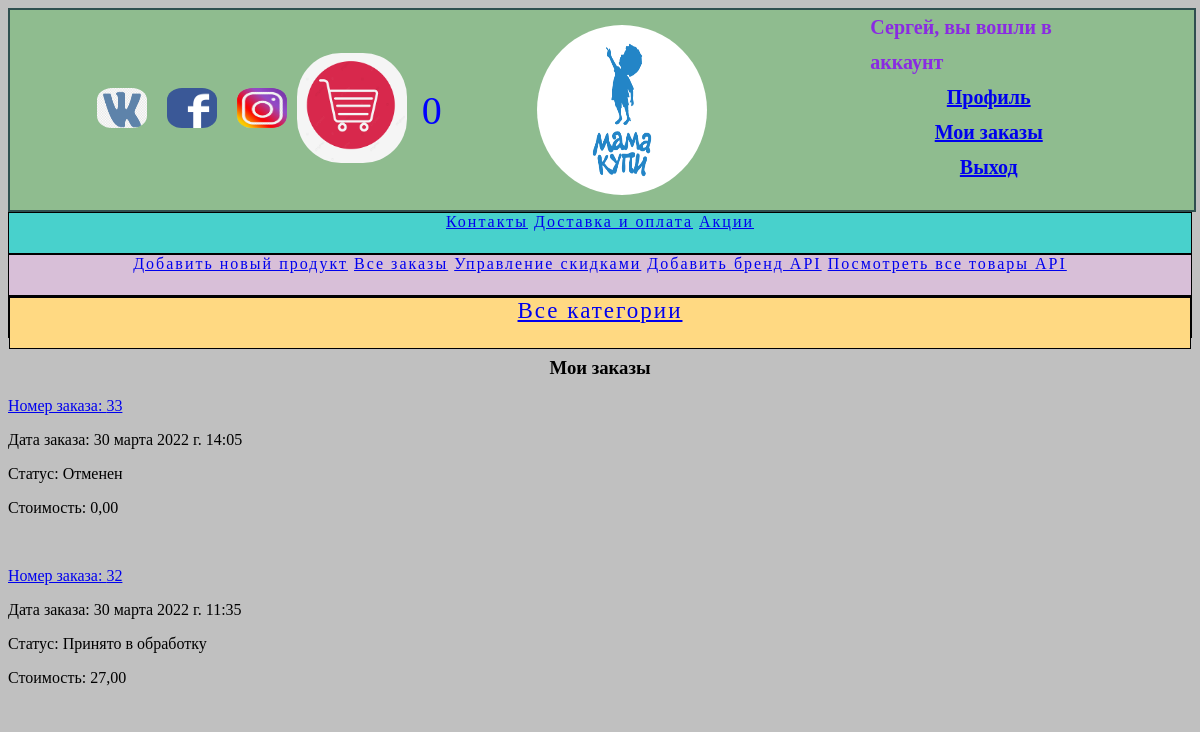
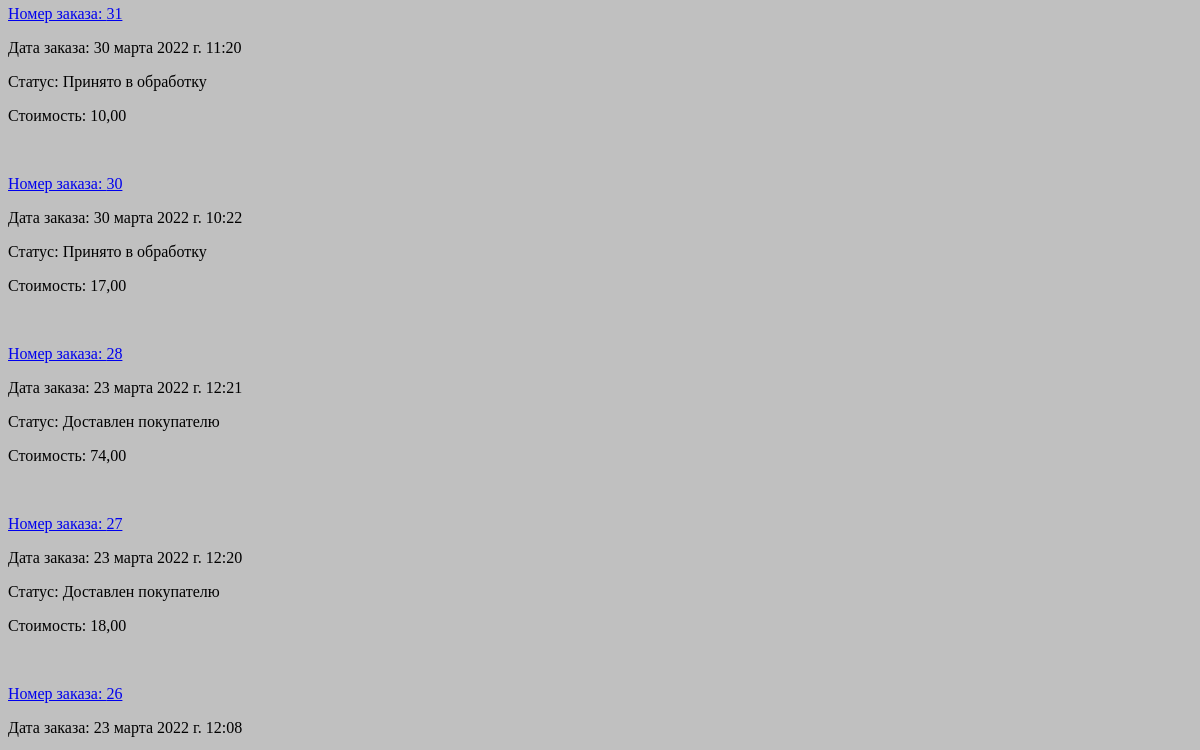
Page /my_orders/ (signed in, upper part) on the earlier database version (2 pictures, top to bottom).
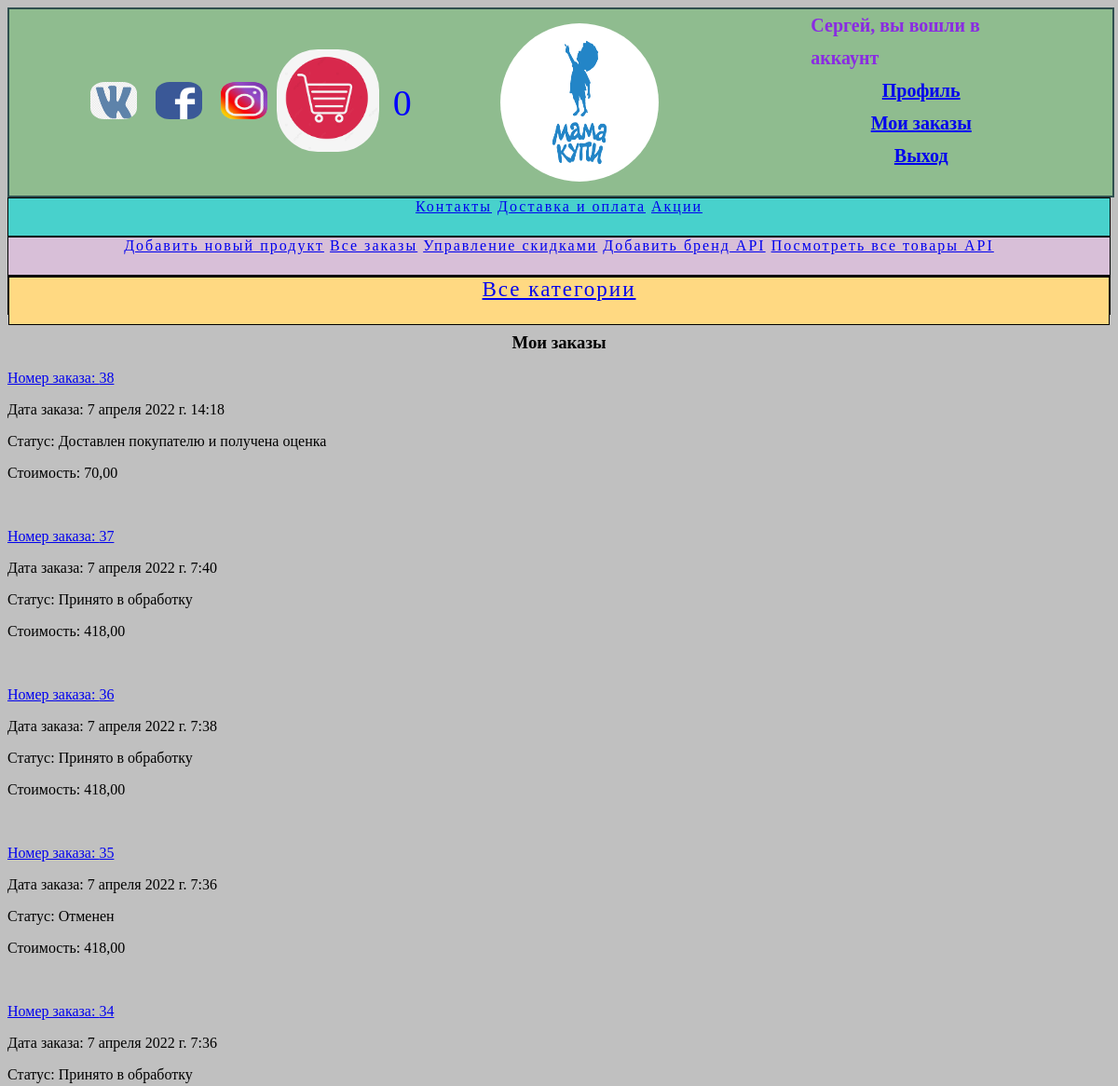
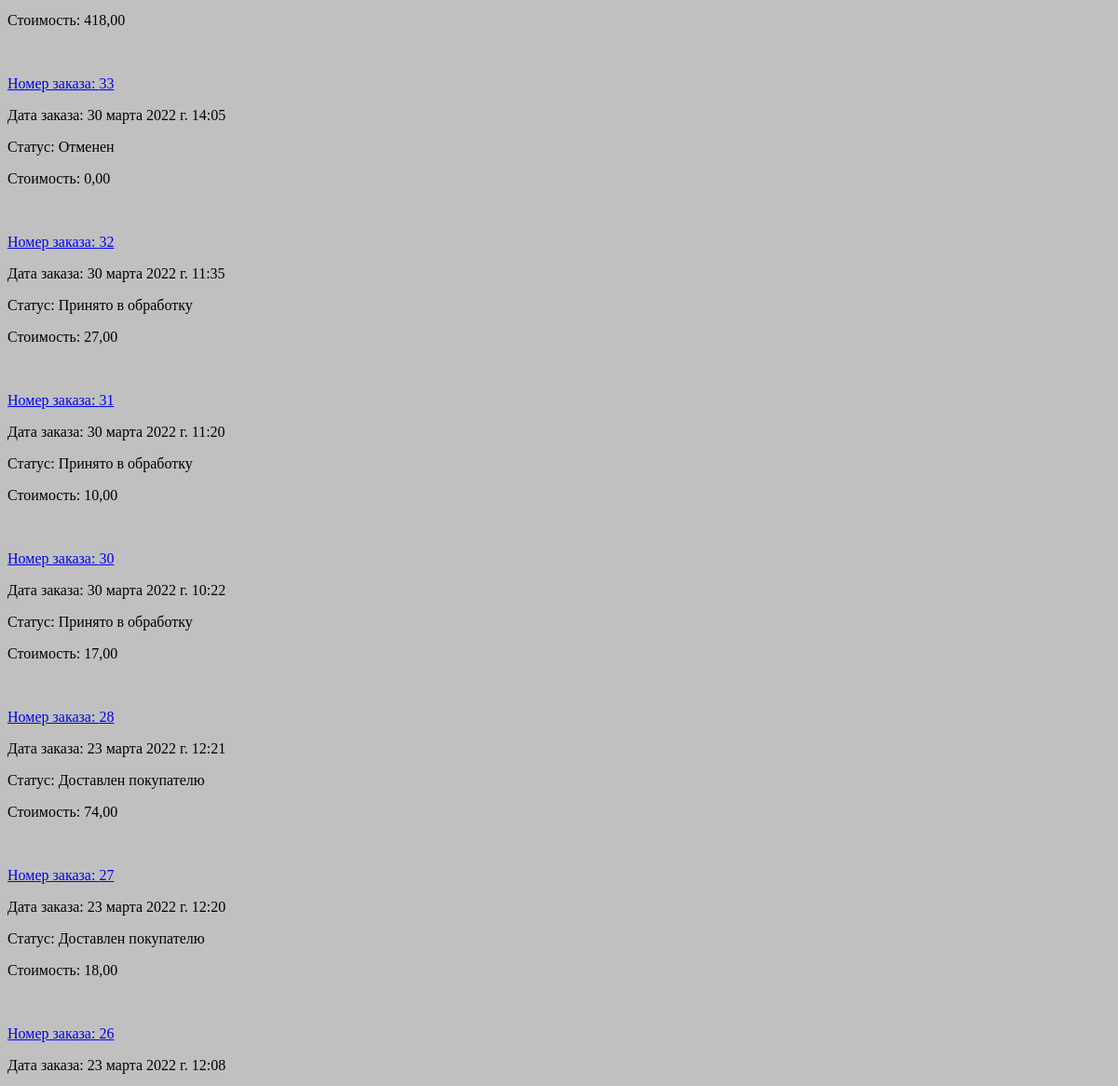
Same page on the later database version (2 pictures, top to bottom).
### main/models.py (models this page shows, shortened)
class Order(models.Model):
    CHOICES_PAYMENT = (
        ('Наличные','Наличные при получении'),
        ('Оплата картой', 'Оплата картой'),
    )
    CHOICES_DELIVERY = (
        ('Самовывоз', 'Самовывоз'),
        ('Курьер', 'Курьер'),
        ('Почта', 'Почта'),
    )
    CHOICES_STATUS = (
        ('Принято в обработку', 'Принято в обработку'),
        ('Упакован и отправлен', 'Упакован и отправлен'),
        ('Доставлен покупателю', 'Доставлен покупателю'),
        ('Ожидание поступления товара', 'Ожидание поступления товара'),
        ('Отменен', 'Отменен'),
    )
    data_order = models.DateTimeField(auto_now_add=True)
    products = models.ManyToManyField('Product', verbose_name='Товар')
    buyer = models.ForeignKey(User, on_delete=models.SET_NULL, null=True, verbose_name='Покупатель')
    status = models.CharField(max_length=50, default='Принято в обработку', choices=CHOICES_STATUS, verbose_name='Статус заказа')
    total = models.DecimalField(max_digits=5, decimal_places=2, verbose_name='Итого')
    payment = models.CharField(max_length=50, choices=CHOICES_PAYMENT, verbose_name='Способ оплаты')
    delivery = models.CharField(max_length=50, choices=CHOICES_DELIVERY, verbose_name='Способ доставки')
    comment = models.TextField(blank=True, verbose_name='Комментарий')
    adress = models.TextField(null=True, verbose_name='Адрес')
    phone = models.CharField(null=True, max_length=13, verbose_name='Телефон')

### main/views.py (the view)
# urls.py: path('my_orders/', my_orders, name='my_orders'),
def  my_orders(request):
    orders = Order.objects.filter(buyer=request.user).order_by('-data_order')
    context = {'orders': orders}
    return render(request, 'my_orders.html', context)

### cart/cart.py (called while the page is built)
    def __len__(self):
        return sum(item['quantity'] for item in self.cart.values())

### cart/context_processors.py (called while the page is built)
def cart(request):
    return {'cart': Cart(request)}

### main/templates/my_orders.html
{% extends "main.html" %}
{% block content %}
<body>
    <h3 style="text-align: center">Мои заказы</h3>
    {% for order in orders %}
    <div>
        <p><a href="/order_details_for_buyer/{{order.id}}/">Номер заказа: {{order.id}}</a></p>
        <p>Дата заказа: {{order.data_order}}</p>
        <p>Статус: {{order.status}}</p>
        <p>Стоимость: {{order.total}}</p>
        <br>
    </div>
    {% endfor  %}
</body>
{% endblock %}>

### main/templates/main.html (shortened to what this page needs)
<!DOCTYPE html>
{% load socialaccount %}
{% load static %}
<html lang="en">
<head>
    <link rel="stylesheet" href="{% static 'css/style.css' %}">
</head>
<body>
<div class="header">
    <div class="header__wrapper">
        <div class="header__social">
            <a href="/"><img class = "social_img" src="{% static 'img/vk.png' %}" alt=""></a>
            <a href="/"><img class = "social_img" src="{% static 'img/Facebook-logo.png' %}" alt=""></a>
            <a href="/"><img class = "social_img" src="{% static 'img/inst.png' %}" alt=""></a>
            <a href="{% url 'cart:cart_detail' %}"><img class="cart" src="{% static 'img/korz.jpg' %}" alt=""></a>
            <div style="margin: 15px;">
                {% with total_items=cart|length %}
                {% if cart|length > 0 %}
                    <p class="value_cart">{{ total_items }}</p>
                    {% else %}
                        <p class="value_cart">0</p>
                    {% endif %}
                {% endwith %}
            </div>
        </div>
        <div class="header__logo">
            <a href="/"><img class="logo_img" src="{% static 'img/logo.png' %}" alt=""></a>
        </div>
        <div class="header__contact">
                {% if user.is_authenticated %}
                <span>{{user.first_name}}, вы вошли в аккаунт</span>
                <span><a href="/accounts/profile/">Профиль</a></span>
                <span><a href="{% url 'main:my_orders' %}">Мои заказы</a></span>
                <span><a href="{% url 'main:logout' %}">Выход</a></span>
                {% endif %}
        </div>
    </div>
</div>
<nav class="nav">
    <span><a href="{% url 'main:contacts' %}">Контакты</a></span>
    <span><a href="{% url 'main:shipping_payment' %}">Доставка и оплата</a></span>
    <span><a href="{% url 'main:discounts' %}">Акции</a></span>
</nav>
{% if user.is_staff %}
<nav class="adminka">
        <span><a href="{% url 'main:add_product' %}">Добавить новый продукт</a></span>
        <span><a href="/all_orders/id/1/">Все заказы</a></span>
        <span><a href="{% url 'main:discount_managment' %}">Управление скидками</a></span>
        <span><a href="{% url 'api:brands' %}">Добавить бренд API</a></span>
        <span><a href="{% url 'api:products' %}">Посмотреть все товары API</a></span>
</nav>
{% endif %}
<nav class="nav">
    <ul>
        <a style="font-size: 23px" href="{% url 'main:main' %}">Все категории </a>
    </ul>
</nav>
{% block content %}{% endblock %}
</body>
</html>

### main/static/css/style.css (style rules this page uses)
body { background: silver; }
.header { height: 200px; width: 100%; margin: 0 auto; border: 2px solid darkslategrey; background: darkseagreen; }
.header__wrapper { margin: auto; display: flex; justify-content: space-around; align-items: center; }
.header__logo { margin: 15px; display: flex; height: 170px; width: 170px; }
.header__social { display: flex; align-items: center; margin: 15px; height: 150px; width: 25%; }
.header__contact { display: flex; font-size: 20px; line-height: 35px; flex-direction: column; align-items: center; justify-content: flex-end; font-weight: bold; color: blueviolet; margin: 25px; height: 150px; width: 20%; }
.logo_img { height: 100%; width: 100%; border-radius: 50%; }
.social_img { margin: 10px; height: 40px; width: 50px; border-radius: 30%; }
nav { height: 40px; justify-content: center; background: mediumturquoise; text-align: center; white-space: normal; letter-spacing: 2px; border: 1px solid black; }
.nav>ul { display: flex; justify-content: center; height: 50px; background: #ffd982; margin: 0 auto; padding: 0; list-style: none; border: 1px solid black; }
.adminka { background: thistle; }
.cart { height: 110px; width: 110px; border-radius: 40%; }
.value_cart { color: blue; font-size: 40px; }

Differences in the rows shown:
added Order: id "38", data_order "7 апреля 2022 г. 14:18", status "Доставлен покупателю и получена оценка", total "70,00"
added Order: id "37", data_order "7 апреля 2022 г. 7:40", status "Принято в обработку", total "418,00"
added Order: id "36", data_order "7 апреля 2022 г. 7:38", status "Принято в обработку", total "418,00"
added Order: id "35", data_order "7 апреля 2022 г. 7:36", status "Отменен", total "418,00"
added Order: id "34", data_order "7 апреля 2022 г. 7:36", status "Принято в обработку", total "418,00"
